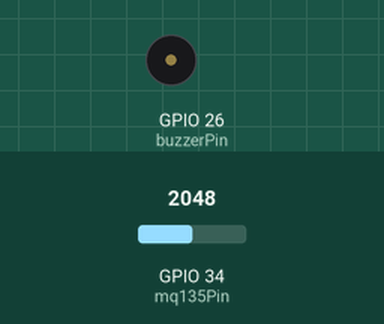
A sketch run on a simulated ESP32. Shown: buzzer (waves = sounding, pin HIGH). The inputs (shaded band) are chosen by the test bench; at power-on: GPIO 34 (mq135Pin) = 2048. WiFi joins after 1.5 s; servers stay silent unless stated; random numbers use the default seed unless the sketch sets one; no MQTT or app messages arrive unless stated; what the sketch prints to the serial monitor is not drawn.

Above: at 2.7 s.
2.8 s: GPIO 34 (mq135Pin) set to 2432
6.6 s: GPIO 34 (mq135Pin) set to 2519
At 9.0 s:
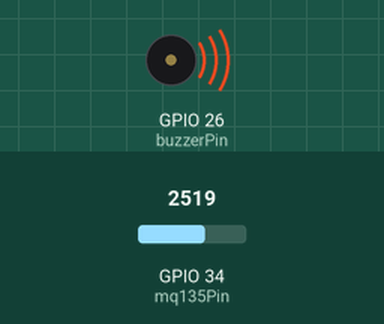
10.4 s: GPIO 34 (mq135Pin) set to 2047
At 11.5 s:
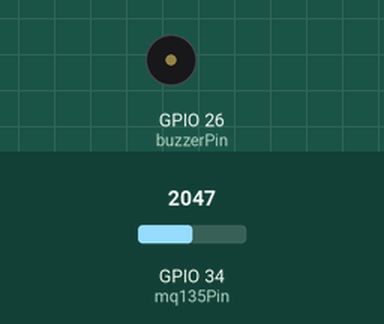
14.2 s: GPIO 34 (mq135Pin) set to 2866
At 17.8 s:
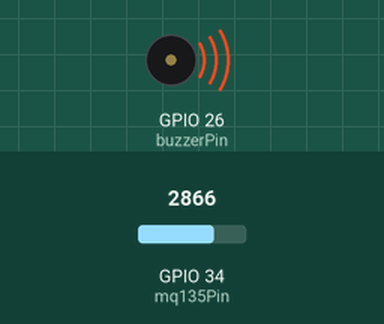
Timing chart, 0 to 19.1 s (numbered marks = the images above; inputs shaded):
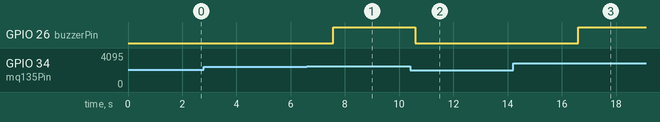

Measured:
- the behaviour switches between 2457 and 2458 on GPIO 34 (mq135Pin) (found by bisection; images 0 and 1)
- after the input at 2.8 s, every drawn part: stays the same
- after the input at 6.6 s, GPIO 26 (buzzerPin): LOW → HIGH after 0.98 s
- after the input at 10.4 s, GPIO 26 (buzzerPin): HIGH → LOW after 0.18 s
- after the input at 14.2 s, GPIO 26 (buzzerPin): LOW → HIGH after 2.4 s

The sketch:

smart-home.ino
```cpp
#include <WiFi.h>
#include <PubSubClient.h>
#include <WiFiManager.h> // Tambahkan library WiFiManager

// MQTT
const char* mqtt_server = "10.2.22.150";
const int mqtt_port = 1883;
const char* mqtt_topic = "fog/iot/home";
const char* mqtt_client_id = "esp32_pub_home";

// Pins
const int mq135Pin = 34;
const int buzzerPin = 26;
const float gasThreshold = 600.0;

// ==========================================================
// ✅ PERUBAHAN 1: Tambahkan variabel global untuk device ID
// ==========================================================
String deviceId = "";


WiFiClient espClient;
PubSubClient client(espClient);

void reconnect() {
 while (!client.connected()) {
  Serial.print("Menghubungkan ke MQTT... ");
  if (client.connect(mqtt_client_id)) {
   Serial.println("✅ Terhubung ke MQTT Broker!");
  } else {
   Serial.print("Gagal, rc=");
   Serial.print(client.state());
   Serial.println(" mencoba lagi dalam 5 detik...");
   delay(5000);
  }
 }
}

void setup() {
 Serial.begin(115200);
 pinMode(mq135Pin, INPUT);
 pinMode(buzzerPin, OUTPUT);
 digitalWrite(buzzerPin, LOW);

 // ======= Koneksi WiFi via WiFiManager =======
 WiFiManager wm;
  // wm.resetSettings(); // Aktifkan jika ingin reset paksa kredensial WiFi setiap kali restart
 bool res = wm.autoConnect("ESP32-Hasma", "12345678");

 if (!res) {
  Serial.println("❌ Gagal terhubung ke WiFi! Restarting...");
  ESP.restart();
 }

 Serial.println("✅ WiFi terhubung");
 Serial.print("IP: ");
 Serial.println(WiFi.localIP());

  // ====================================================================
  // ✅ PERUBAHAN 2: Membuat Device ID unik berdasarkan MAC Address
  // ====================================================================
  String mac = WiFi.macAddress(); // Dapatkan MAC Address (contoh: AA:BB:CC:DD:EE:FF)
  mac.replace(":", ""); // Hapus tanda ':' menjadi AABBCCDDEEFF
  String macSuffix = mac.substring(mac.length() - 5); // Ambil 5 karakter terakhir

  deviceId = "HOME-SENSOR-" + macSuffix; // Gabungkan menjadi ID unik

  Serial.print("MAC Address: ");
  Serial.println(mac);
  Serial.print("Device ID Unik: ");
  Serial.println(deviceId);
  // ====================================================================

 client.setServer(mqtt_server, mqtt_port);
}

void loop() {
 if (!client.connected()) {
  reconnect();
 }
 client.loop();

 int analogValue = analogRead(mq135Pin); // 0 - 4095
 float ppm = analogValue * (1000.0 / 4095.0); // estimasi sederhana

 float power_usage = random(5, 50) + random(0, 100) / 100.0;

 String kondisi = (ppm > gasThreshold) ? "Berbahaya" : "Normal";
 digitalWrite(buzzerPin, (ppm > gasThreshold) ? HIGH : LOW);

 unsigned long timestamp = millis() / 1000;
 String payload = "{";
 payload += "\"timestamp\":" + String(timestamp) + ",";
  // ==================================================================
  // ✅ PERUBAHAN 3: Gunakan variabel deviceId yang sudah dibuat
  // ==================================================================
 payload += "\"device_id\":\"" + deviceId + "\",";
 payload += "\"sensor\":\"MQ-135\",";
 payload += "\"ppm\":" + String(ppm, 2) + ",";
 payload += "\"power_usage\":" + String(power_usage, 2) + ",";
 payload += "\"kondisi\":\"" + kondisi + "\"";
 payload += "}";

 if (client.publish(mqtt_topic, payload.c_str())) {
  Serial.println("✅ Data terkirim:");
  Serial.println(payload);
 } else {
  Serial.println("❌ Gagal mengirim data.");
 }

 delay(3000);
}
```
